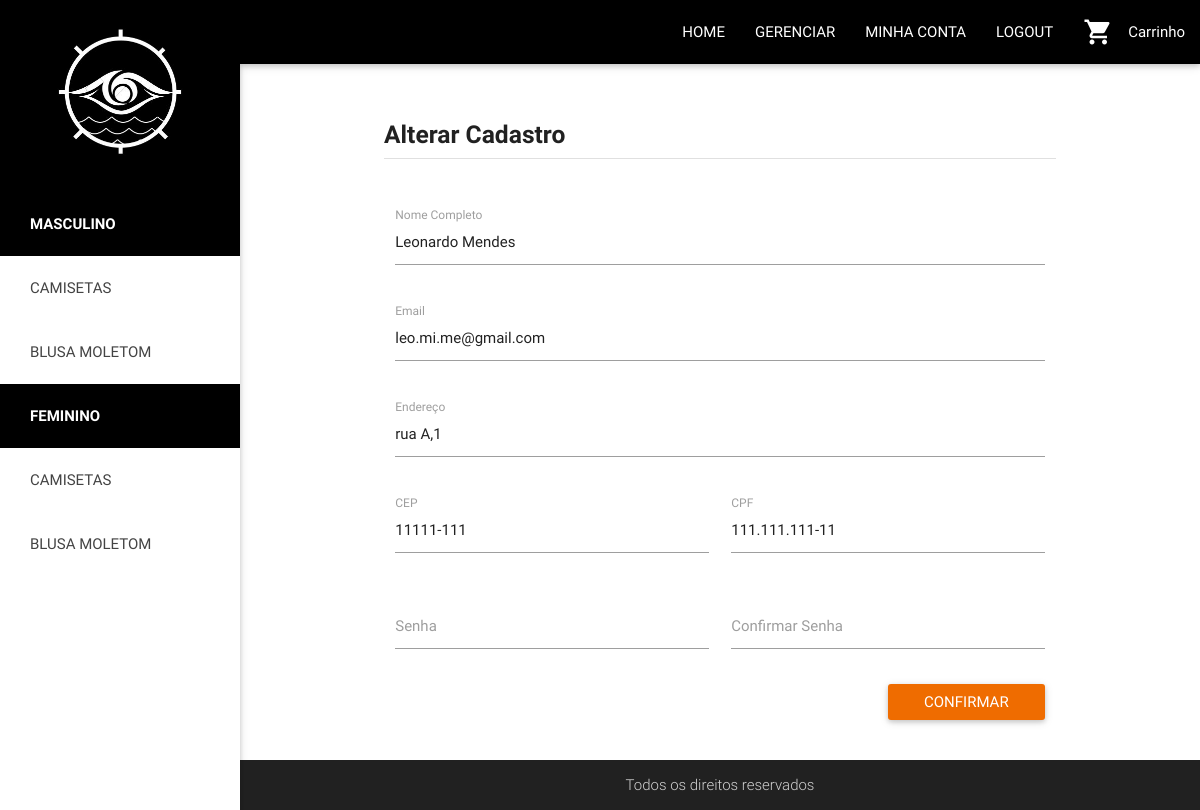
Before: /alterar.php (signed in) with the older database file.
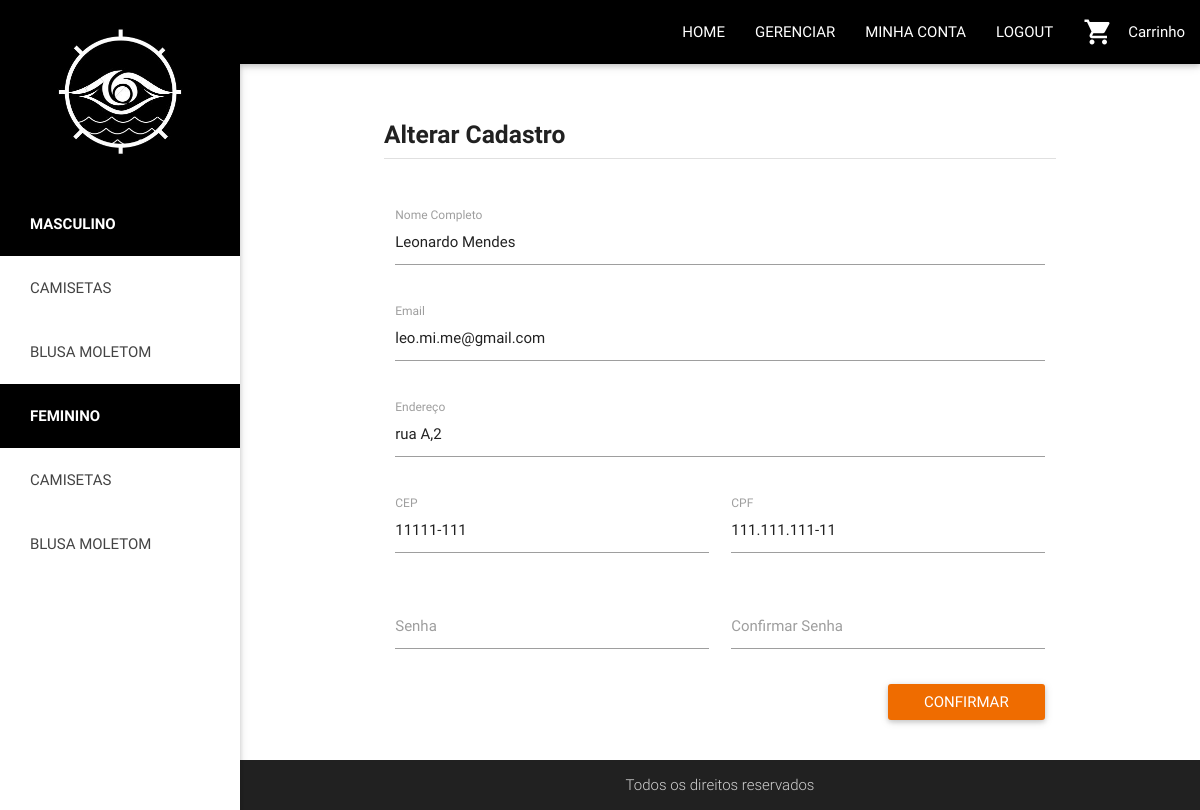
After: the same page with the newer database file.
### tables this page shows
CREATE TABLE IF NOT EXISTS `user` (
  `id` int(11) NOT NULL AUTO_INCREMENT,
  `email` varchar(255) NOT NULL,
  `senha` varchar(255) NOT NULL,
  `cpf` varchar(14) NOT NULL,
  `nome` varchar(255) NOT NULL,
  `end` varchar(255) NOT NULL,
  `cep` varchar(9) NOT NULL,
  `auto` int(11) DEFAULT '0',
  PRIMARY KEY (`id`),
  UNIQUE KEY `email` (`email`),
  UNIQUE KEY `cpf` (`cpf`)
);

### alterar.php (the view, shortened to what this page needs)
<?php
    include("head.php");
    $id = $_SESSION['id'];
    $sql = "select * from user where id = $id";
    $run = $con->query($sql);
    $valor = $run->fetch_assoc();
?>
            <div class="container">
                <div class="row">
                    <div class="col l12">
                        <br><br>
                        <h5><b>Alterar Cadastro</b></h5>
                        <div class="divider"></div>
                        <br><br>
                        <form class="col s12" id="formregister" action="atualiza.php" method="post">
                            <div class="row">
                                <div class="input-field col s12">
                                    <input id="nome" type="text" class="validate" value="<?= $valor['nome'] ?>" name="anome">
                                    <label for="nome">Nome Completo</label>
                                </div>
                            </div>
                            <div class="row">
                                <div class="input-field col s12">
                                    <input id="email" type="email" class="validate" value="<?= $valor['email'] ?>" name="aemail">
                                    <label for="email">Email</label>
                                </div>
                            </div>
                            <div class="row">
                                <div class="input-field col s12">
                                    <input id="end" type="text" class="validate"  value="<?= $valor['end'] ?>" name="aend">
                                    <label for="end">Endereço</label>
                                </div>
                            </div>
                            <div class="row">
                                <div class="input-field col s12 l6">
                                    <input id="cep" type="text" class="validate" name="acep" value="<?= $valor['cep'] ?>">
                                    <label for="cep">CEP</label>
                                </div>
                                <div class="input-field col s12 l6">
                                    <input id="cpf" type="text" class="validate" name="acpf" value="<?= $valor['cpf'] ?>">
                                    <label for="cpf">CPF</label>
                                </div>
                            </div>
                            <div class="row">
                                <div class="input-field col s12 l6">
                                    <input id="pass" type="password" class="validate"  name="asenha">
                                    <label for="pass">Senha</label>
                                </div>
                                <div class="input-field col s12 l6">
                                    <input id="cpass" type="password" class="validate" name="acsenha">
                                    <label for="cpass">Confirmar Senha</label>
                                </div>
                            </div>
                            <div class="modal-footer"><input type="submit" class="waves-effect waves-light btn orange darken-3 right" value="Confirmar"></div>
                        </form>
                        <br><br><br><br>
                    </div>
                </div>
            </div>
<?php
    include("footer.php");
?>

Changed rows visible on the page:
changed user "Leonardo Mendes": aend "rua A,1" → "rua A,2"
